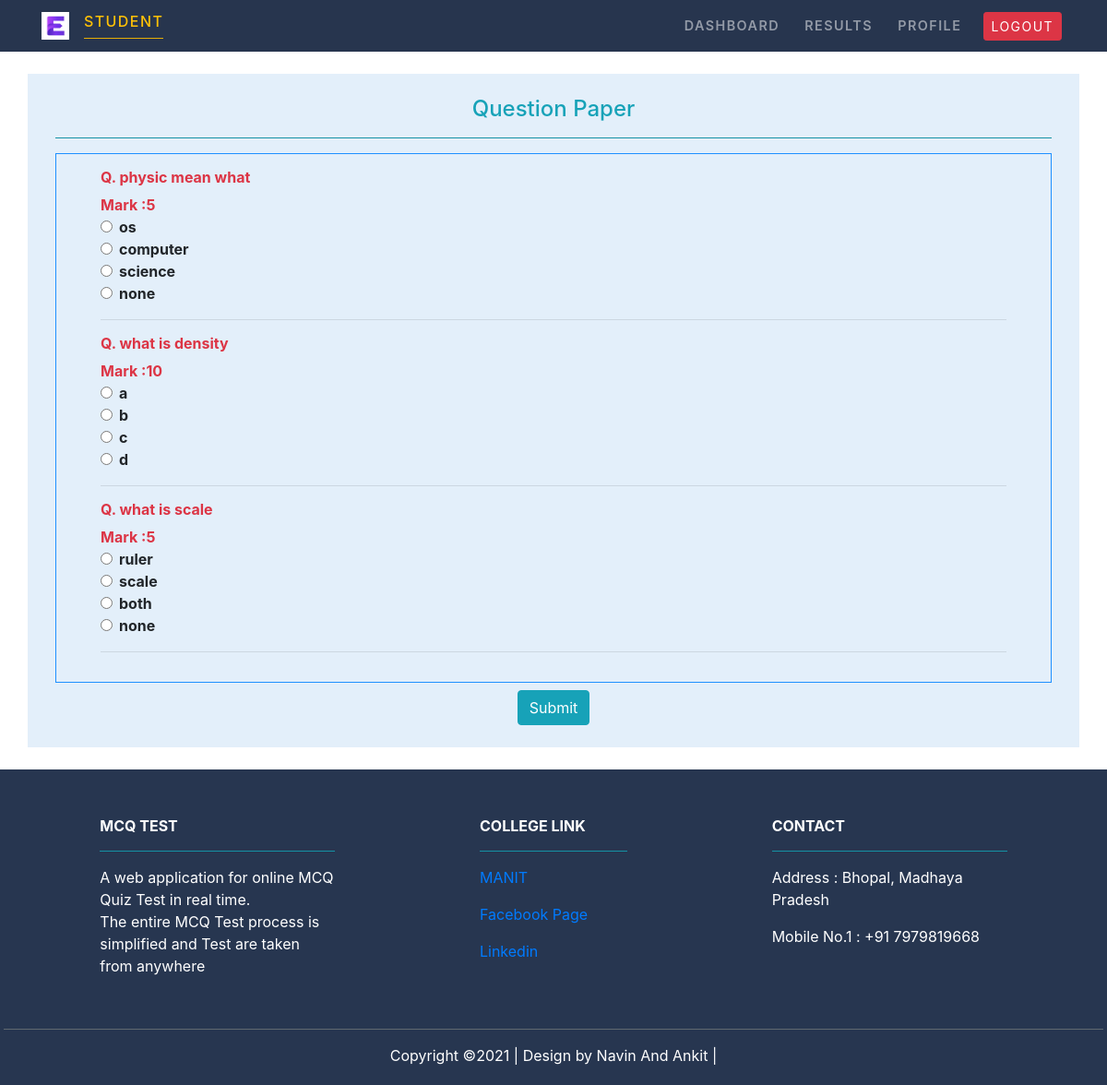
/student/ExamTake/physics, run on an earlier commit of the app's database.
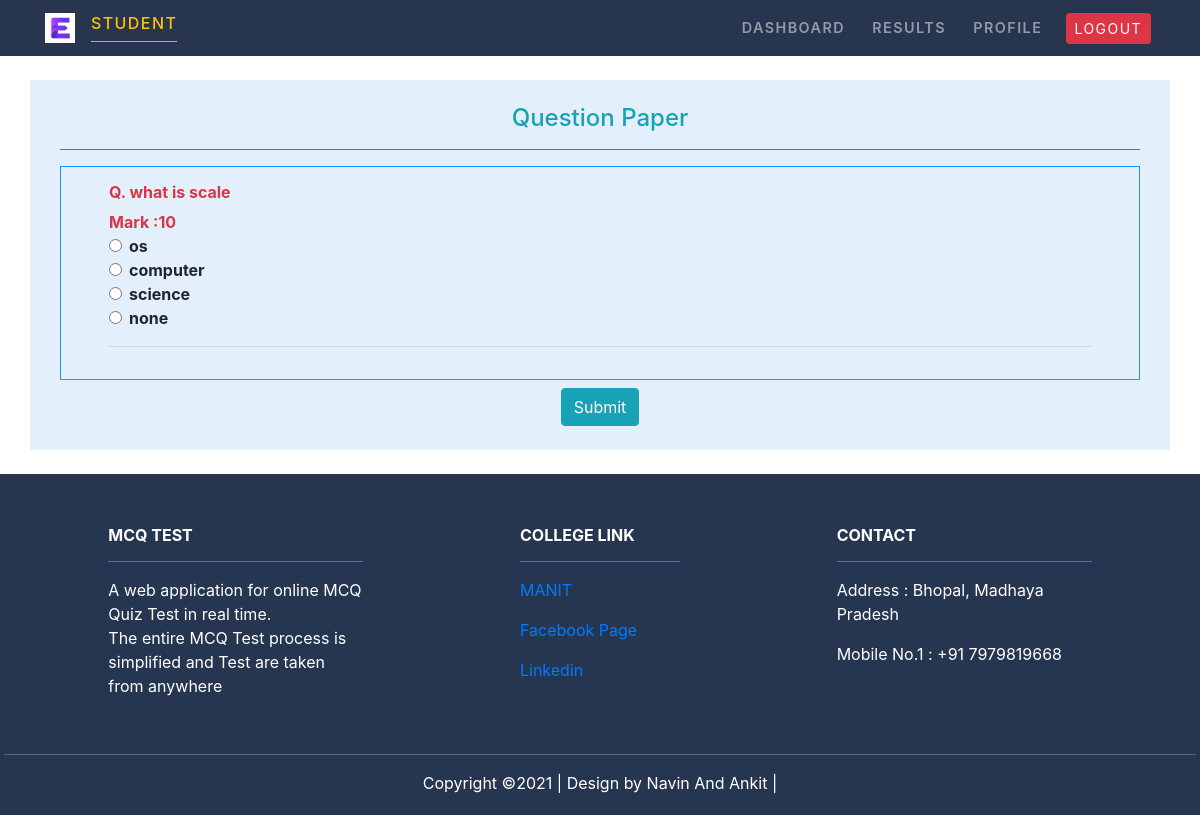
And on a later commit of the database.
### MCQ_Test/models.py (models this page shows)
class Question(models.Model):
    subject=models.ForeignKey(Subject,on_delete=models.CASCADE)
    marks=models.PositiveIntegerField()
    question=models.CharField(max_length=600)
    option1=models.CharField(max_length=200)
    option2=models.CharField(max_length=200)
    option3=models.CharField(max_length=200)
    option4=models.CharField(max_length=200)
    answer=models.CharField(max_length=200)

### Student/views.py (the view)
# urls.py: path('ExamTake/<str:subject>', views.exam_take,name='examtake'),
def exam_take(request,subject):
    global sub_id
    sub_id=Subject.objects.get(subject=subject)
    fm=Question.objects.filter(subject=sub_id)
    return render(request,'Student/examtake.html',{'ftt':fm})

### Student/templates/Student/examtake.html (shortened to what this page needs)
{% extends 'Student/studentbase.html' %}
{% load static %}
{% block content %}
<div class="container py-4">
        <div class="row justify-content-center align-items-center ">
          <div class="col-md-12 " style="background-color: rgb(227, 239, 250);">
              <div class="col-md-12 py-4">
                  <div class="text-center text-info" >
                      <h4> Question Paper</h4>
                  </div>
                  <hr class="bg-info">
                  <div class="px-5 py-3 font-weight-bold " style="border: 0.6px solid DodgerBlue;">
                                <form name = "quizForm" action="{% url 'examresult' %}"  method="POST">
                                {% for q in  ftt %}
                                    <div class="text-danger ml-auto d-inline" >
                                        <div><h6><b>Q. {{ q.question}}</b> </h6></div>
                                        <div> Mark :{{q.marks}}</div>
                                    </div>
                            <div class="form-check">
                                <input class="form-check-input" type="radio" name="q{{q.id}}" id="q{{q.id}}" value="{{q.option1}}" >
                                <label class="form-check-label" >
                                   {{q.option1}}
                                </label>
                            </div>
                            <div class="form-check">
                                <input class="form-check-input" type="radio" name="q{{q.id}}" id="q{{q.id}}" value="{{q.option2}}">
                                <label class="form-check-label" >
                                    {{q.option2}}
                                </label>
                            </div>
                            <div class="form-check ">
                                <input class="form-check-input" type="radio" name="q{{q.id}}" id="q{{q.id}}" value="{{q.option3}}" >
                                <label class="form-check-label" >
                                    {{q.option3}}
                                </label>
                            </div>
                            <div class="form-check">
                                <input class="form-check-input" type="radio" name="q{{q.id}}" id="q{{q.id}}" value="{{q.option4}}">
                                <label class="form-check-label" >
                                    {{q.option4}}
                                </label>
                            </div>
                                        <hr>
                                    {% endfor %}
                             </div>
                                   <div class="text-center mt-2">
                                    <input type="submit"  class="btn btn-info" value="Submit" id="b1" onclick="
                                    getanswers(answers = [{% for q in ftt %}'{{ q.answer }}',{% endfor %}],m = [{% for m in ftt %}'{{ m.marks }}',{% endfor %}],ques = [{% for n in ftt %}'{{ n.id }}',{% endfor %}])">
                                    </div>
                 </div>
            </div>
        </div>
      </div>
{% endblock content %}

What changed in the data, as far as the page shows it:
no longer on this page (row edited): Question: question "physic mean what", marks "5", option1 "os", option2 "computer", option3 "science", option4 "none"
no longer on this page (row edited): Question: question "what is density", marks "10", option1 "a", option2 "b", option3 "c", option4 "d", answer "Submit"
changed Question "what is scale": marks "5" → "10"; option1 "ruler" → "os"; option2 "scale" → "computer"; option3 "both" → "science"
Also different on the page:
form field for: (not shown) → "Submit"
